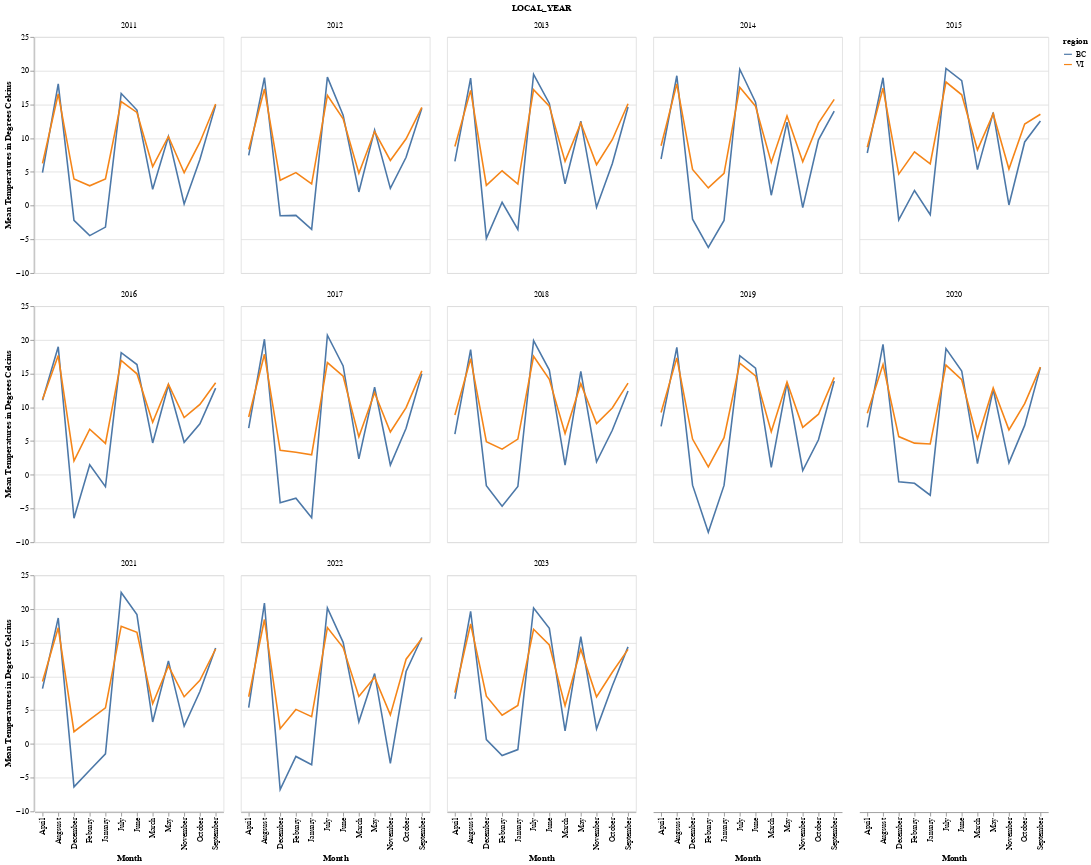

This figure's notebook cell:
### Code cell
temp_vi =van_island[['LOCAL_YEAR', 'LOCAL_DAY', 'LOCAL_MONTH', 'MAX_TEMPERATURE', 'MEAN_TEMPERATURE', 'MIN_TEMPERATURE']].dropna()
temp_bc= bc[['LOCAL_YEAR', 'LOCAL_DAY', 'LOCAL_MONTH', 'MAX_TEMPERATURE', 'MEAN_TEMPERATURE', 'MIN_TEMPERATURE']].dropna()

temp_vi_2011 = temp_vi[temp_vi['LOCAL_YEAR']==2011].groupby('LOCAL_MONTH').mean(numeric_only=True).reset_index().assign(region = 'VI')
temp_vi_2012 = temp_vi[temp_vi['LOCAL_YEAR']==2012].groupby('LOCAL_MONTH').mean(numeric_only=True).reset_index().assign(region = 'VI')
temp_vi_2013 = temp_vi[temp_vi['LOCAL_YEAR']==2013].groupby('LOCAL_MONTH').mean(numeric_only=True).reset_index().assign(region = 'VI')
temp_vi_2014 = temp_vi[temp_vi['LOCAL_YEAR']==2014].groupby('LOCAL_MONTH').mean(numeric_only=True).reset_index().assign(region = 'VI')
temp_vi_2015 = temp_vi[temp_vi['LOCAL_YEAR']==2015].groupby('LOCAL_MONTH').mean(numeric_only=True).reset_index().assign(region = 'VI')
temp_vi_2016 = temp_vi[temp_vi['LOCAL_YEAR']==2016].groupby('LOCAL_MONTH').mean(numeric_only=True).reset_index().assign(region = 'VI')
temp_vi_2017 = temp_vi[temp_vi['LOCAL_YEAR']==2017].groupby('LOCAL_MONTH').mean(numeric_only=True).reset_index().assign(region = 'VI')
temp_vi_2018 = temp_vi[temp_vi['LOCAL_YEAR']==2018].groupby('LOCAL_MONTH').mean(numeric_only=True).reset_index().assign(region = 'VI')
temp_vi_2019 = temp_vi[temp_vi['LOCAL_YEAR']==2019].groupby('LOCAL_MONTH').mean(numeric_only=True).reset_index().assign(region = 'VI')
temp_vi_2020 = temp_vi[temp_vi['LOCAL_YEAR']==2020].groupby('LOCAL_MONTH').mean(numeric_only=True).reset_index().assign(region = 'VI')
temp_vi_2021 = temp_vi[temp_vi['LOCAL_YEAR']==2021].groupby('LOCAL_MONTH').mean(numeric_only=True).reset_index().assign(region = 'VI')
temp_vi_2022 = temp_vi[temp_vi['LOCAL_YEAR']==2022].groupby('LOCAL_MONTH').mean(numeric_only=True).reset_index().assign(region = 'VI')
temp_vi_2023 = temp_vi[temp_vi['LOCAL_YEAR']==2023].groupby('LOCAL_MONTH').mean(numeric_only=True).reset_index().assign(region = 'VI')
#temp_vi_2024 = temp_vi[temp_vi['LOCAL_YEAR']==2024].groupby('LOCAL_YEAR').mean(numeric_only=True).reset_index().assign(region = 'VI')

temp_vi_month = pd.concat([temp_vi_2011,
                          temp_vi_2012,
                          temp_vi_2013,
                          temp_vi_2014,
                          temp_vi_2015,
                          temp_vi_2016,
                          temp_vi_2017,
                          temp_vi_2018,
                          temp_vi_2019,
                          temp_vi_2020,
                          temp_vi_2021,
                          temp_vi_2022,
                          temp_vi_2023], ignore_index=True, axis=0)

temp_bc_2011 = temp_bc[temp_bc['LOCAL_YEAR']==2011].groupby('LOCAL_MONTH').mean(numeric_only=True).reset_index().assign(region = 'BC')
temp_bc_2012 = temp_bc[temp_bc['LOCAL_YEAR']==2012].groupby('LOCAL_MONTH').mean(numeric_only=True).reset_index().assign(region = 'BC')
temp_bc_2013 = temp_bc[temp_bc['LOCAL_YEAR']==2013].groupby('LOCAL_MONTH').mean(numeric_only=True).reset_index().assign(region = 'BC')
temp_bc_2014 = temp_bc[temp_bc['LOCAL_YEAR']==2014].groupby('LOCAL_MONTH').mean(numeric_only=True).reset_index().assign(region = 'BC')
temp_bc_2015 = temp_bc[temp_bc['LOCAL_YEAR']==2015].groupby('LOCAL_MONTH').mean(numeric_only=True).reset_index().assign(region = 'BC')
temp_bc_2016 = temp_bc[temp_bc['LOCAL_YEAR']==2016].groupby('LOCAL_MONTH').mean(numeric_only=True).reset_index().assign(region = 'BC')
temp_bc_2017 = temp_bc[temp_bc['LOCAL_YEAR']==2017].groupby('LOCAL_MONTH').mean(numeric_only=True).reset_index().assign(region = 'BC')
temp_bc_2018 = temp_bc[temp_bc['LOCAL_YEAR']==2018].groupby('LOCAL_MONTH').mean(numeric_only=True).reset_index().assign(region = 'BC')
temp_bc_2019 = temp_bc[temp_bc['LOCAL_YEAR']==2019].groupby('LOCAL_MONTH').mean(numeric_only=True).reset_index().assign(region = 'BC')
temp_bc_2020 = temp_bc[temp_bc['LOCAL_YEAR']==2020].groupby('LOCAL_MONTH').mean(numeric_only=True).reset_index().assign(region = 'BC')
temp_bc_2021 = temp_bc[temp_bc['LOCAL_YEAR']==2021].groupby('LOCAL_MONTH').mean(numeric_only=True).reset_index().assign(region = 'BC')
temp_bc_2022 = temp_bc[temp_bc['LOCAL_YEAR']==2022].groupby('LOCAL_MONTH').mean(numeric_only=True).reset_index().assign(region = 'BC')
temp_bc_2023 = temp_bc[temp_bc['LOCAL_YEAR']==2023].groupby('LOCAL_MONTH').mean(numeric_only=True).reset_index().assign(region = 'BC')
#temp_bc_2024 = temp_bc[temp_bc['LOCAL_YEAR']==2024].groupby('LOCAL_YEAR').mean(numeric_only=True).reset_index().assign(region = 'BC')

temp_bc_month = pd.concat([temp_bc_2011,
                          temp_bc_2012,
                          temp_bc_2013,
                          temp_bc_2014,
                          temp_bc_2015,
                          temp_bc_2016,
                          temp_bc_2017,
                          temp_bc_2018,
                          temp_bc_2019,
                          temp_bc_2020,
                          temp_bc_2021,
                          temp_bc_2022,
                          temp_bc_2023], ignore_index=True, axis=0)

temp_both = pd.concat([temp_bc_month, temp_vi_month], ignore_index=True, axis=0)

compare_temp_plot = alt.Chart(temp_both, title = 'Mean Temperatures of Vanoucer Island (VI) and British Columbia (BC)').mark_line().encode(
    x=alt.X('LOCAL_MONTH').scale(zero=False).title('Month'),
    y=alt.Y('MEAN_TEMPERATURE').scale(zero=False).title('Mean Temperatures in Degrees Celcius'),
    color='region'
).facet('LOCAL_YEAR', columns = 5)
compare_temp_plot

### Figure 1 — Vega-Lite specification as saved in the notebook (floating-point values rounded to 4 significant figures; data arrays with more than 128 entries replaced by an {"elided": "..."} marker saying what was removed)
{"config": {"view": {"continuousWidth": 300, "continuousHeight": 300}}, "data": {"name": "data-2f77ef6757195cff23b64082f3f085d5"}, "facet": {"field": "LOCAL_YEAR", "type": "quantitative"}, "spec": {"mark": {"type": "line"}, "encoding": {"color": {"field": "region", "type": "nominal"}, "x": {"field": "LOCAL_MONTH", "scale": {"zero": false}, "title": "Month", "type": "nominal"}, "y": {"field": "MEAN_TEMPERATURE", "scale": {"zero": false}, "title": "Mean Temperatures in Degrees Celcius", "type": "quantitative"}}, "title": "Mean Temperatures of Vanoucer Island (VI) and British Columbia (BC)"}, "columns": 5, "$schema": "https://vega.github.io/schema/vega-lite/v5.8.0.json", "datasets": {"data-2f77ef6757195cff23b64082f3f085d5": {"elided": "312 records"}}}
